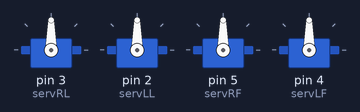
Bench run of a sketch on a simulated Arduino Uno, built with avr-gcc and run on an emulated ATmega328P. On the bench: 4 × servo.

Above: at 0.05 s.
At 3.05 s:
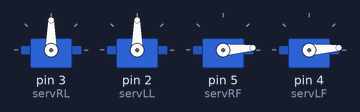
At 3.8 s:
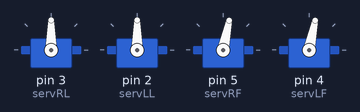
At 4.8 s:
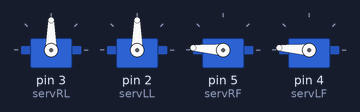
Timing chart, 0 to 6.3 s (numbered marks = the images above):
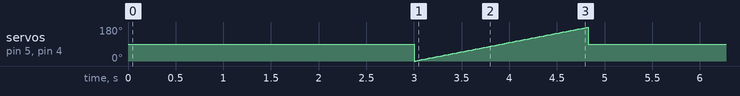

The sketch:

OttoBailongo.ino
```cpp
//@author Alberto Salvador
//A día de hoy se emplean las librerias: Servo
#include <Servo.h>

Servo servRL;
Servo servLL;
Servo servRF;
Servo servLF;

void setup() {
  // put your setup code here, to run once:
  Serial.begin(9600);

  //Pierna derecha
  servRL.attach(3);
  //Pierna izquierda
  servLL.attach(2);
  //Pie derecho
  servRF.attach(5);
  //Pie izquierdo
  servLF.attach(4);
}

void loop() {
  // put your main code here, to run repeatedly:
  //Centramos las patitas
  centerLegs();

  delay(3000);

  meneo();
}

void centerLegs(){
  servRL.write(90);
  servLL.write(90);
  servRF.write(90);
  servLF.write(90);
}

void meneo(){
  int i=0;
  for(i=0;i<180;i++){
    servRF.write(i);
    servLF.write(i);
    delay(10);
  }

}
```
